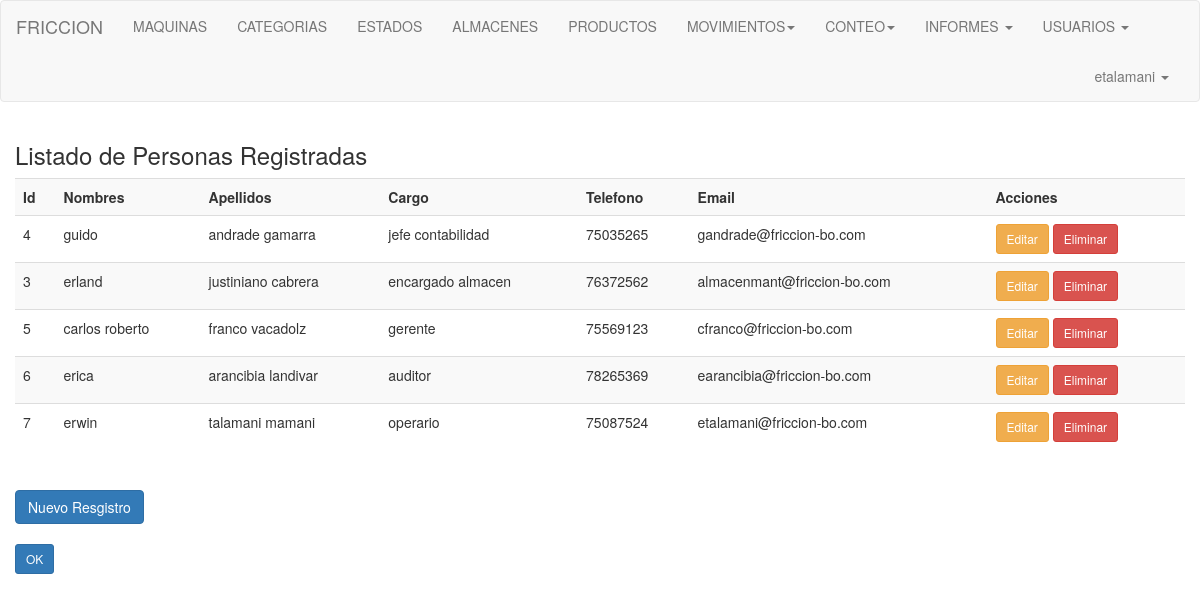
/personas.php (signed in), run on the app's committed database.
### tables this page shows
CREATE TABLE `tbpersona` (
  `idpersona` int(255) NOT NULL,
  `nombres` varchar(50) NOT NULL,
  `apellidopaterno` varchar(25) NOT NULL,
  `apellidomaterno` varchar(25) NOT NULL,
  `cargo` varchar(60) NOT NULL,
  `telefono` varchar(20) NOT NULL,
  `email` varchar(50) NOT NULL,
  `usuario` varchar(100) NOT NULL,
  `password` varchar(100) NOT NULL
);

### personas.php (the view, shortened to what this page needs)
<?php
$link = Conectarse();
?>
<!DOCTYPE html>
<html lang="en">
    <head>
        <link href="css/bootstrap.min.css" rel="stylesheet">
    </head>
    <body>
        <div class="row">
            <div class="col-lg-12 col-sm-8">
                <nav class="navbar navbar-default" role="navigation">
                    <div class="container-fluid">
                        <div class="navbar-header">
                            <a class="navbar-brand" href="bienvenida.php">FRICCION</a>
                        </div>
                        <div class="collapse navbar-collapse" id="bs-example-navbar-collapse-1">
                            <ul class="nav navbar-nav">
                                <li><a href="#">MAQUINAS</a></li>
                                <li><a href="#">CATEGORIAS</a></li>
                                 <li><a href="#">ESTADOS</a></li>
                                  <li><a href="#">ALMACENES</a></li>
                                   <li><a href="#">PRODUCTOS</a></li>
                                    <li class="dropdown">
                                    <a href="#" class="dropdown-toggle" data-toggle="dropdown" role="button"
                                       aria-expanded="false">MOVIMIENTOS<span class="caret"></span>
                                    </a>
                                    </li>
                                    <li class="dropdown">
                                    <a href="#" class="dropdown-toggle" data-toggle="dropdown" role="button"
                                       aria-expanded="false">CONTEO<span class="caret"></span>
                                    </a>
                                    </li>
                                      <li class="dropdown">
                                    <a href="#" class="dropdown-toggle" data-toggle="dropdown" role="button"
                                       aria-expanded="false">INFORMES <span class="caret"></span>
                                    </a>
                                    </li>
                                <li class="dropdown">
                                    <a href="#" class="dropdown-toggle" data-toggle="dropdown" role="button"
                                       aria-expanded="false">USUARIOS <span class="caret"></span>
                                    </a>
                                </li>
                            </ul>
                            <ul class="nav navbar-nav navbar-right">
                                <li class="dropdown">
                                    <a href="#" class="dropdown-toggle" data-toggle="dropdown" role="button" aria-expanded="false">
                                        <?php echo $_SESSION['usuario']; ?> <span class="caret"></span>
                                    </a>
                                </li>
                            </ul>
                        </div>
                    </div>
                </nav>
            </div>
        </div>
        <div id="wrapper">
            <div class="container">
                <div class="row" id="listaPersonas">
                    <h3>Listado de Personas Registradas</h3>
                    <table class="table table-responsive table-striped">
                        <tr>
                            <th>Id</th>
                            <th>Nombres</th>
                            <th>Apellidos</th>
                            <th>Cargo</th>
                            <th>Telefono</th>
                            <th>Email</th>
                             <th>Acciones</th>
                        </tr>
                        <?php
                            $sql="SELECT `idpersona`, `nombres`, `apellidopaterno`, `apellidomaterno`, `cargo`, `telefono`, `email` FROM `tbpersona`";
                            $result = mysqli_query($link,$sql) or die ("Error");
                     while($row = mysqli_fetch_row($result)){
                        ?>
                        <tr>
                            <td><?php echo $row[0]; ?></td>
                            <td><?php echo $row[1]; ?></td>
                            <td><?php echo $row[2] ." ".$row[3]; ?></td>
                            <td><?php echo $row[4]; ?></td>
                            <td><?php echo $row[5]; ?></td>
                            <td><?php echo $row[6]; ?></td>
                           <td>
                               <a href="editar_persona.php?id=<?php echo $row[0]; ?>" class="btn btn-warning btn-sm"><i class="fa fa-edit"></i> Editar</a>
                               <a href="eliminar_persona.php?id=<?php echo $row[0]; ?>" class="btn btn-danger btn-sm"><i class="fa fa-minus-circle"></i> Eliminar</a>
                           </td>
                        </tr>
                        <?php
                      }
                        ?>
                    </table>
                    <br>
                     <a href="per_nuevo.php" class="btn btn-primary">Nuevo Resgistro</a>
                     <br>
                    <a href="bienvenida.php" class="btn btn-primary btn-sm"><i class="fa fa-plus-circle"></i> OK</a>
                    <br>
                </div>
            </div>
        </div>
    </body>
</html>

### data on the page
tbpersona: idpersona "4", nombres "guido", apellidopaterno "andrade", apellidomaterno "gamarra", cargo "jefe contabilidad", telefono "75035265", email "gandrade@friccion-bo.com"
tbpersona: idpersona "3", nombres "erland", apellidopaterno "justiniano", apellidomaterno "cabrera", cargo "encargado almacen", telefono "76372562", email "almacenmant@friccion-bo.com"
tbpersona: idpersona "5", nombres "carlos roberto", apellidopaterno "franco", apellidomaterno "vacadolz", cargo "gerente", telefono "75569123", email "cfranco@friccion-bo.com"
tbpersona: idpersona "6", nombres "erica", apellidopaterno "arancibia", apellidomaterno "landivar", cargo "auditor", telefono "78265369", email "earancibia@friccion-bo.com"
tbpersona: idpersona "7", nombres "erwin", apellidopaterno "talamani", apellidomaterno "mamani", cargo "operario", telefono "75087524", email "etalamani@friccion-bo.com"

### other printed values
$_SESSION['usuario'] "etalamani"
